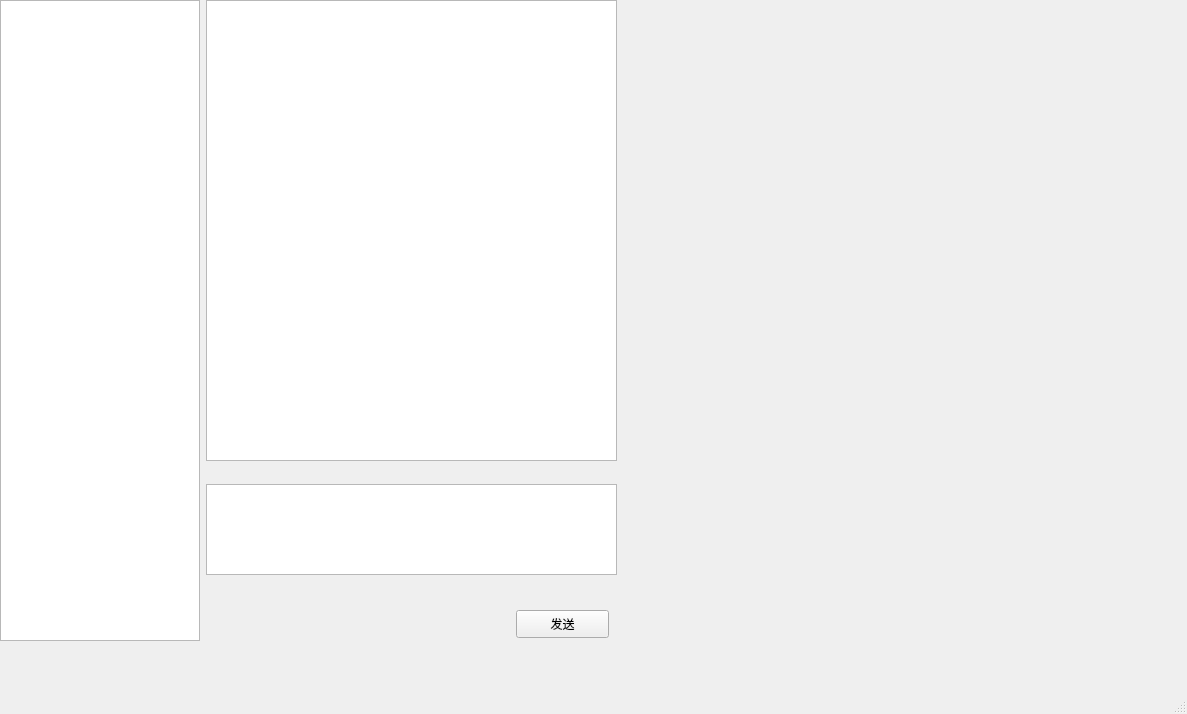
<?xml version="1.0" encoding="UTF-8"?>
<ui version="4.0">
 <class>ChatWindow</class>
 <widget class="QMainWindow" name="ChatWindow">
  <property name="geometry">
   <rect>
    <x>0</x>
    <y>0</y>
    <width>1187</width>
    <height>714</height>
   </rect>
  </property>
  <property name="windowTitle">
   <string>MainWindow</string>
  </property>
  <widget class="QWidget" name="centralwidget">
   <widget class="QWidget" name="layoutWidget">
    <property name="geometry">
     <rect>
      <x>0</x>
      <y>0</y>
      <width>641</width>
      <height>641</height>
     </rect>
    </property>
    <layout class="QHBoxLayout" name="horizontalLayout">
     <item>
      <widget class="QListWidget" name="listWidget">
       <property name="minimumSize">
        <size>
         <width>200</width>
         <height>0</height>
        </size>
       </property>
       <property name="maximumSize">
        <size>
         <width>200</width>
         <height>16777215</height>
        </size>
       </property>
      </widget>
     </item>
     <item>
      <widget class="QStackedWidget" name="stackedWidget">
       <property name="currentIndex">
        <number>1</number>
       </property>
       <widget class="QWidget" name="page">
        <widget class="QLabel" name="label">
         <property name="geometry">
          <rect>
           <x>110</x>
           <y>270</y>
           <width>181</width>
           <height>51</height>
          </rect>
         </property>
         <property name="text">
          <string>欢迎使用WeTalk-Client</string>
         </property>
        </widget>
       </widget>
       <widget class="QWidget" name="page_2">
        <widget class="QTextBrowser" name="textBrowser_chat">
         <property name="geometry">
          <rect>
           <x>0</x>
           <y>0</y>
           <width>411</width>
           <height>461</height>
          </rect>
         </property>
        </widget>
        <widget class="QTextEdit" name="textEdit_input">
         <property name="geometry">
          <rect>
           <x>0</x>
           <y>484</y>
           <width>411</width>
           <height>91</height>
          </rect>
         </property>
        </widget>
        <widget class="QPushButton" name="btn_send">
         <property name="geometry">
          <rect>
           <x>310</x>
           <y>610</y>
           <width>93</width>
           <height>28</height>
          </rect>
         </property>
         <property name="text">
          <string>发送</string>
         </property>
        </widget>
       </widget>
      </widget>
     </item>
    </layout>
   </widget>
  </widget>
  <widget class="QMenuBar" name="menubar">
   <property name="geometry">
    <rect>
     <x>0</x>
     <y>0</y>
     <width>1187</width>
     <height>25</height>
    </rect>
   </property>
  </widget>
  <widget class="QStatusBar" name="statusbar"/>
 </widget>
 <resources/>
 <connections/>
</ui>
